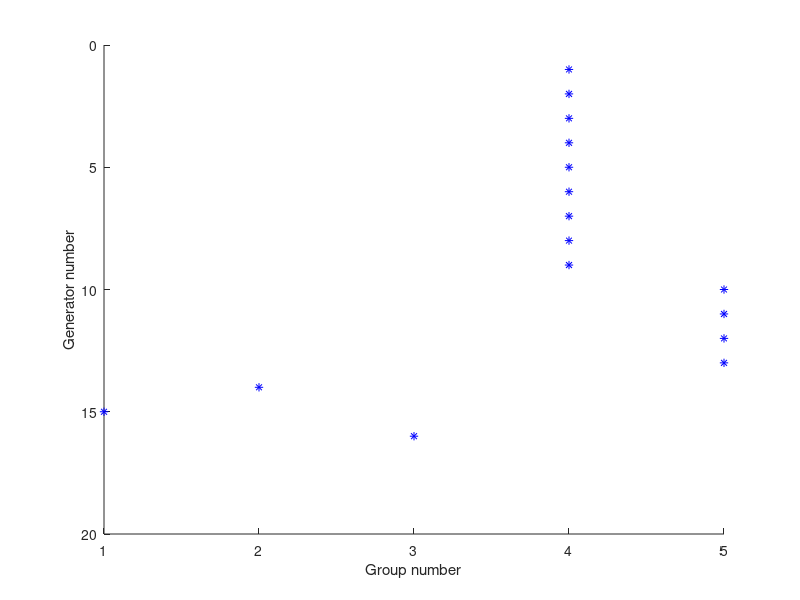

This figure's MATLAB source: (Note: this script raises an error after producing the figure.)
%%
% 16memstsp: 16-machine system with classical generator models
% 16m1tstsp: 16-machine system with generator controls and 1 tie
% 16m3tstsp: 16-machine system with generator controls and 3 ties
% 16m2ttran: 16-machine system simulations with 2 ties

%%
% 16memstsp: 16-machine system with classical generator models, data16em.m

clear all; close all; clc;    % reset workspace
load('16memstsp.mat');        % state-space model

%-------------------------------------%
% fig 2

fig2_name = './dat/ch5_fig2.dat';

fig2 = figure;
ax21 = subplot(1,1,1,'parent',fig2);
hold(ax21,'on');

ang_idx = 1:2:size(a_mat,1);  % rotor angle state index
ref_idx = [15,14,16,5,13];    % reference generators
coh_eigs_idx = 2:2:10;        % electromechanical modes

% u - eigenvector matrix, l - eigenvalues
W_ref = u(ang_idx(ref_idx),coh_eigs_idx);
W_gen = u(ang_idx,coh_eigs_idx);
W_bus = c_ang*u(:,coh_eigs_idx);
% W_bus = [u(ang_idx(ref_idx),coh_eigs_idx); c_ang(:,ang_idx)*u(ang_idx,coh_eigs_idx)];

n_ref = size(W_ref,1);
n_gen = size(W_gen,1);
n_bus = size(W_bus,1);

G_full = zeros(n_gen,n_gen);  % coherency matrix with all gens included
for ii = 1:n_gen
    for jj = 1:n_gen
        G_full(ii,jj) = abs(W_gen(ii,:)*W_gen(jj,:).') ...
                       /(norm(W_gen(ii,:),2)*norm(W_gen(jj,:),2));
    end
end

G_gen = zeros(n_ref,n_gen);   % coherency matrix with reference gens only
for ii = 1:n_ref
    for jj = 1:n_gen
        G_gen(ii,jj) = abs(W_ref(ii,:)*W_gen(jj,:).') ...
                       /(norm(W_ref(ii,:),2)*norm(W_gen(jj,:),2));
    end
end

G_bus = zeros(n_ref,n_bus);   % coherency matrix for bus voltage angles
for ii = 1:n_ref
    for jj = 1:n_bus
        G_bus(ii,jj) = abs(W_ref(ii,:)*W_bus(jj,:).') ...
                       /(norm(W_ref(ii,:),2)*norm(W_bus(jj,:),2));
    end
end

gmax = 0;
for ii = 1:length(ref_idx)
    % generator coherency groups
    [~,midx] = max(G_gen,[],1);
    tmp = 1:1:n_gen;
    group(ii).gens = tmp(midx == ii);
    
    if (length(group(ii).gens) > gmax)
        gmax = length(group(ii).gens);
    end
    
    % bus coherency groups
    [~,midx] = max(G_bus,[],1);
    tmp = 1:1:n_bus; 
    group(ii).buses = tmp(midx == ii);
    
    % plotting generator groups
    plot(ax21,ii*ones(size(group(ii).gens)),group(ii).gens,'b*');
end

set(ax21,'ydir','reverse');
xlabel(ax21,'Group number');
ylabel(ax21,'Generator number');

H2 = {'k1','g1','k2','g2','k3','g3','k4','g4','k5','g5'};
M2 = -1*ones(2*numel(group),gmax);
for ii = 1:numel(group)
    M2(2*ii-1,:) = ii;
    M2(2*ii,1:length(group(ii).gens)) = group(ii).gens;
end

% group gen | group gen | etc.
fid2 = fopen(fig2_name,'w');
fprintf(fid2,'%s,%s,%s,%s,%s,%s,%s,%s,%s,%s\n',H2{:});         % must match number of columns
fprintf(fid2,'%6e,%6e,%6e,%6e,%6e,%6e,%6e,%6e,%6e,%6e\n',M2);  % must match number of columns
fclose(fid2);

%% 
% fig 4
clear all; close all; clc;     % reset workspace
load('16memstsp.mat');         % state-space model

fig4_name = './dat/ch5_fig4.dat';

ang_idx = 1:2:size(a_mat,1);  % rotor angle state index
eigs_idx = 2:2:10;            % electromechanical modes

fig4 = figure;
for ii = 1:5
    ax4{ii} = subplot(5,1,ii,'parent',fig4);
    hold(ax4{ii},'on');
end

% normalizing the rotor angle eigenvectors
V_ang = u(ang_idx,:);
[vmax,vidx] = max(abs(real(V_ang)),[],1,'linear');
V_ang = V_ang*diag(1./(vmax.*sign(V_ang(vidx))));

for ii = 1:numel(ax4)
    bar(ax4{ii},real(V_ang(:,eigs_idx(ii))));
    axis(ax4{ii},[0,17,-1,1]);
    ylabel(ax4{ii},['eig',num2str(ii)]);
end

xlabel(ax4{end},'Generator number');

H4 = {'k','v1','v2','v3','v4','v5'};
M4 = [1:1:size(V_ang,1); real(V_ang(:,eigs_idx)).'];

% gen | v1 | v2 | etc.
fid4 = fopen(fig4_name,'w');
fprintf(fid4,'%s,%s,%s,%s,%s,%s\n',H4{:});     % must match number of columns
fprintf(fid4,'%6e,%6e,%6e,%6e,%6e,%6e\n',M4);  % must match number of columns
fclose(fid4);

%%
% 16m1tstsp: 16-machine system with a single tie between areas 4 and 5

clear all; close all; clc;     % reset workspace
load('16m1tstsp.mat');         % state-space model

%-------------------------------------%
% figs 

fig5_name = './dat/ch5_fig5.dat';

fig5 = figure;
for ii = 1:5
    ax5{ii} = subplot(5,1,ii,'parent',fig5);
    hold(ax5{ii},'on');
end

[V,~] = eig(a_mat);
ang_mask = (mac_state(:,2) == 1);  % rotor angle state index
eigs_idx = [105,73,71,69,67];      % eigenvalues of interest
V_ang = V(ang_mask,:);

% normalizing the rotor angle eigenvectors
[vmax,vidx] = max(abs(real(V_ang)),[],1,'linear');
V_ang = V_ang*diag(1./(vmax.*sign(V_ang(vidx))));

for ii = 1:length(eigs_idx)
    bar(ax5{ii},real(V_ang(:,eigs_idx(ii))));
    axis(ax5{ii},[0,17,-1,1]);
    ylabel(ax5{ii},['eig',num2str(ii)]);
end

xlabel(ax5{end},'Generator number');

H5 = {'k','v1','v2','v3','v4','v5'};
M5 = [1:1:size(V_ang,1); real(V_ang(:,eigs_idx)).'];

% gen | v1 | v2 | etc.
fid5 = fopen(fig5_name,'w');
fprintf(fid5,'%s,%s,%s,%s,%s,%s\n',H5{:});     % must match number of columns
fprintf(fid5,'%6e,%6e,%6e,%6e,%6e,%6e\n',M5);  % must match number of columns
fclose(fid5);

%%
% 16m3tstsp: 16-machine system with a three ties between areas 4 and 5

clear all; close all; clc;     % reset workspace
load('16m3tstsp.mat');         % state-space model

%-------------------------------------%
% figs 

fig6_name = './dat/ch5_fig6.dat';

fig6 = figure;
for ii = 1:5
    ax6{ii} = subplot(5,1,ii,'parent',fig6);
    hold(ax6{ii},'on');
end

[V,D] = eig(a_mat);
ang_mask = (mac_state(:,2) == 1);  % rotor angle state index
eigs_idx = [105,73,71,69,67];      % eigenvalues of interest
V_ang = V(ang_mask,:);

% normalizing the rotor angle eigenvectors
[vmax,vidx] = max(abs(real(V_ang)),[],1,'linear');
V_ang = V_ang*diag(1./(vmax.*sign(V_ang(vidx))));

for ii = 1:numel(ax6)
    bar(ax6{ii},real(V_ang(:,eigs_idx(ii))));
    axis(ax6{ii},[0,17,-1,1]);
    ylabel(ax6{ii},['eig',num2str(ii)]);
end

xlabel(ax6{end},'Generator number');

H6 = {'k','v1','v2','v3','v4','v5'};
M6 = [1:1:size(V_ang,1); real(V_ang(:,eigs_idx)).'];

% gen | v1 | v2 | etc.
fid6 = fopen(fig6_name,'w');
fprintf(fid6,'%s,%s,%s,%s,%s,%s\n',H6{:});     % must match number of columns
fprintf(fid6,'%6e,%6e,%6e,%6e,%6e,%6e\n',M6);  % must match number of columns
fclose(fid6);

%%
% 16m2ttran -- time-domain simulation

clear all; close all; clc;         % reset workspace
load('16m2ttran.mat');             % data file

Fs = 30;                           % sample rate
tt = [t(1):1/60:2,2:1/Fs:t(end)];  % time vector

%-------------------------------------%
% fig 7

fig7_name = './dat/ch5_fig7.dat';

n_mac = size(mac_spd,1);
[xg,yg] = meshgrid(t,size(mac_spd,1):-1:1);
mesh(xg,yg,flipud(mac_spd),'faceColor','flat');
colormap jet

xlabel('Time (s)');
ylabel('Generator number');
zlabel('Speed (pu)');

% exporting data file
mac_spd_dec = interp1(t,flipud(mac_spd).',tt).';  % downsampling
mac_spd_dec = fliplr(mac_spd_dec)-1;
[xg_dec,yg_dec] = meshgrid(fliplr(tt),size(mac_spd_dec,1):-1:1);

[mrow,ncol] = size(xg_dec);
xg_vec = reshape(xg_dec,mrow*ncol,1);
yg_vec = reshape(yg_dec,mrow*ncol,1);
zg_vec = reshape(mac_spd_dec,mrow*ncol,1);

M = [xg_vec.'; yg_vec.'; zg_vec.'];

% break the data into overlapping parts
n_parts = 20;
ii_beg = [1,floor(ncol*(1:1:n_parts-1)/n_parts)];
ii_end = [floor(ncol*(1:1:n_parts-1)/n_parts),ncol];
for jj = 1:length(ii_beg)
    hh = {'xc','yc','zc'};
    fid = fopen([fig7_name(1:end-4),'part',num2str(jj),'.dat'],'w');
    fprintf(fid,'%s,%s,%s\n\n',hh{:});   % must match number of columns
    for ii = ii_beg(jj):ii_end(jj)
        fprintf(fid,'%6e,%6e,%6e\n',M(:,(ii-1)*mrow+1:ii*mrow));
        fprintf(fid,'\n');               % empty line required for pgfplots
    end
    fclose(fid);
end

%%
% fig 8

clear all; close all; clc;     % reset workspace
load('16m2ttran.mat');         % data file

Fs = 15;                       % sample rate
tt = t(1):1/Fs:t(end);         % time vector with constant step size

fig8_name = './dat/ch5_fig8.dat';

fig8 = figure;
ax81 = subplot(1,1,1,'parent',fig8);
hold(ax81,'on');

ang_idx = 1:9;
bus_idx = [2:8,10:29,53:61];

plot(ax81,t,mac_ang(ang_idx,:),t,unwrap(angle(bus_v(bus_idx,:)),[],2));
xlabel(ax81,'Time (s)');
ylabel(ax81,'Angle (rad)');
% legend(ax81,'gen 1','bus 23','location','southEast');

% exporting data file
mac_ang_dec = interp1(t,mac_ang.',tt).';
bus_ang_dec = interp1(t,unwrap(angle(bus_v),[],2).',tt).';

H8 = {'t'};
M8 = [tt];
s_str = '%s,';
e_str = '%e,';
for ii = 1:length(ang_idx)
    H8 = [H8, ['a',num2str(ii)]];
    M8 = [M8; mac_ang_dec(ang_idx(ii),:)];
    s_str = [s_str, '%s,'];
    e_str = [e_str, '%6e,'];
end

for ii = 1:length(bus_idx)
    H8 = [H8, ['b',num2str(ii)]];
    M8 = [M8; bus_ang_dec(bus_idx(ii),:)];
    s_str = [s_str, '%s,'];
    e_str = [e_str, '%6e,'];
end

fid8 = fopen(fig8_name,'w');
fprintf(fid8,[s_str(1:end-1),'\n'],H8{:});  % must match number of columns
fprintf(fid8,[e_str(1:end-1),'\n'],M8);     % must match number of columns
fclose(fid8);

%%
% cleaning up

clear all; close all; clc;

fprintf('\n  All done!\n\n');

% eof